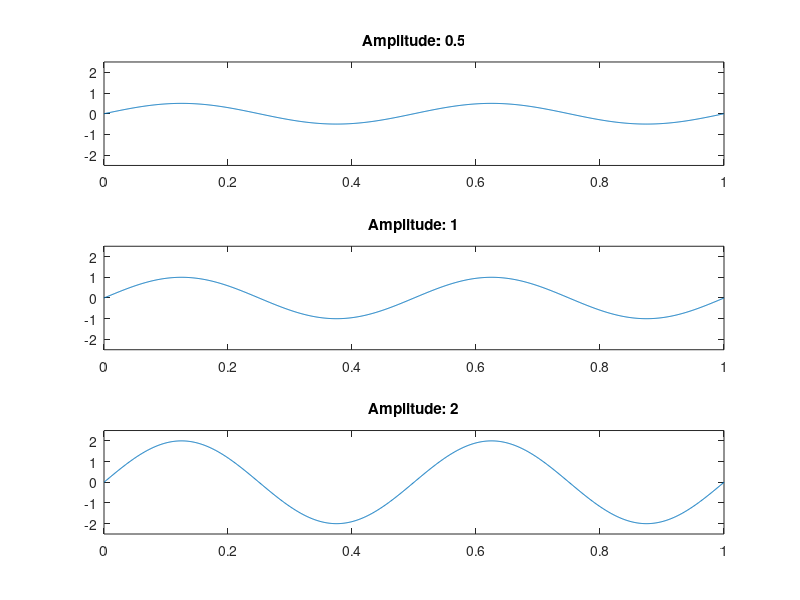
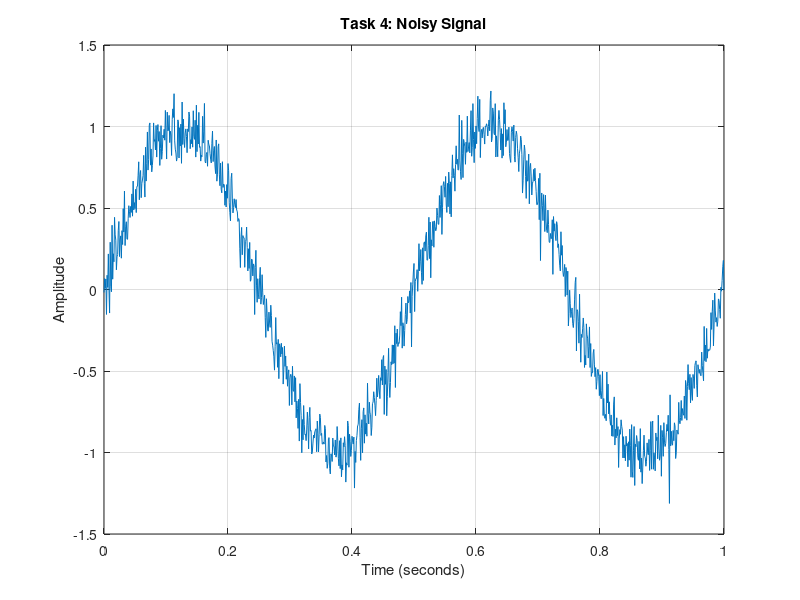

These charts were generated, in order, by the following MATLAB code:
%% Initial Setup
% It is best practice to start scripts by clearing old data and closing old figures
clc; 
clear; 
close all; 

%% Task 1: Create a Sine Wave
t = 0 : 0.001 : 1; % Excellent choice on the time step!
w1 = sin(2*pi*5*t);

figure; % Opens a new window so Task 2 doesn't overwrite this plot
plot(t, w1);
% You had the comments for these, but missed the actual commands!
title('Task 1: 5 Hz Sine Wave');
xlabel('Time (seconds)');
ylabel('Amplitude');
grid on; 

%% Task 2: Compare Different Frequencies
frequencies = [2, 5, 10];
for i = 1:length(frequencies)
    subplot(3,1,i)
    plot(t, sin(2*pi*frequencies(i)*t))
    title([num2str(frequencies(i)), ' Hz']);
end
%% Task 3: Compare Different Amplitudes
% Using 2 Hz for all signals as you originally set up
amplitudes = [0.5, 1.0, 2.0];
for i = 1:length(amplitudes)
    subplot(3,1,i)
    plot(t, amplitudes(i) * sin(2*pi*2*t))
    ylim([-2.5 2.5]);
    title(['Amplitude: ', num2str(amplitudes(i))]);
end
%% Task 4: Add Noise
f = 2;
cleansignal = sin(2*pi*f*t);
noise = 0.1 * randn(size(t));
noisysignal = cleansignal + noise;

figure; % Opens a fourth window
plot(t, noisysignal);
title('Task 4: Noisy Signal');
xlabel('Time (seconds)');
ylabel('Amplitude');
grid on;
